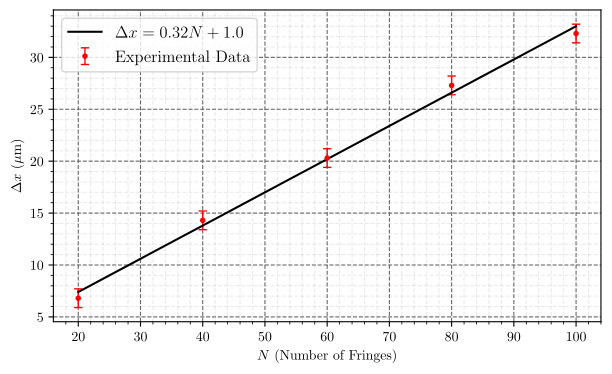

The script that drew this image:
import numpy as np
import matplotlib.pyplot as plt
from matplotlib import rc
from scipy.optimize import curve_fit

# Taken from the link in README.md 
def set_size(width, fraction=1, subplots=(1, 1)):

    # Width of figure (in pts)
    fig_width_pt = width * fraction
    # Convert from pt to inches
    inches_per_pt = 1 / 72.27

    # Golden ratio to set aesthetic figure height
    # https://disq.us/p/2940ij3
    golden_ratio = (5**0.5 -1 ) / 2

    # Figure width in inches
    fig_width_in = fig_width_pt * inches_per_pt
    # Figure height in inches
    fig_height_in = fig_width_in * golden_ratio * (subplots[0] / subplots[1])

    return (fig_width_in, fig_height_in)

if __name__ == "__main__":

    # Write with LaTeX
    rc('text', usetex=True)
    rc('font', family='serif')

    # Data
    N = np.array([20, 40, 60, 80, 100])

    Dx = np.array([6.8, 14.3, 20.3, 27.3, 32.3])
    dDx = np.array([0.9, 0.9, 0.9, 0.9, 0.9])

    # Linear Fit
    def func(x, a, b):
        return a * x + b

    popt, pcov = curve_fit(func, xdata=N, ydata=Dx, sigma=1./(dDx**2))
    err = np.sqrt(np.diag(pcov))


    #Plot
    fig, ax = plt.subplots(1, figsize=(set_size(450)))

    ax.errorbar(x=N, y=Dx, yerr=dDx, color='red', capsize=3, elinewidth=1, markeredgewidth=1, linestyle='None', marker='.', label='Experimental Data')
    ax.plot(N, func(N, *popt), color='black', label=f'$\\Delta x = {format(popt[0],".2f")}N + {format(popt[1], ".1f")}$')
    ax.set_ylabel("$\\Delta x$ $(\\mathrm{\\mu m})$")
    ax.set_xlabel("$N$ (Number of Fringes)")
    ax.legend(loc='upper left', prop={'size': 12})
    ax.grid(b=True, which='major', color='#666666', linestyle='--')
    ax.minorticks_on()
    ax.grid(b=True, which='minor', color='#999999', linestyle='--', alpha=0.2)

    fig.tight_layout()

    plt.show()

    # Print line slope and constant coefficient
    print(f"\na±da ={format(popt[0])}±{err[0]},\n\nb±db={format(popt[1])}±{err[1]}")
